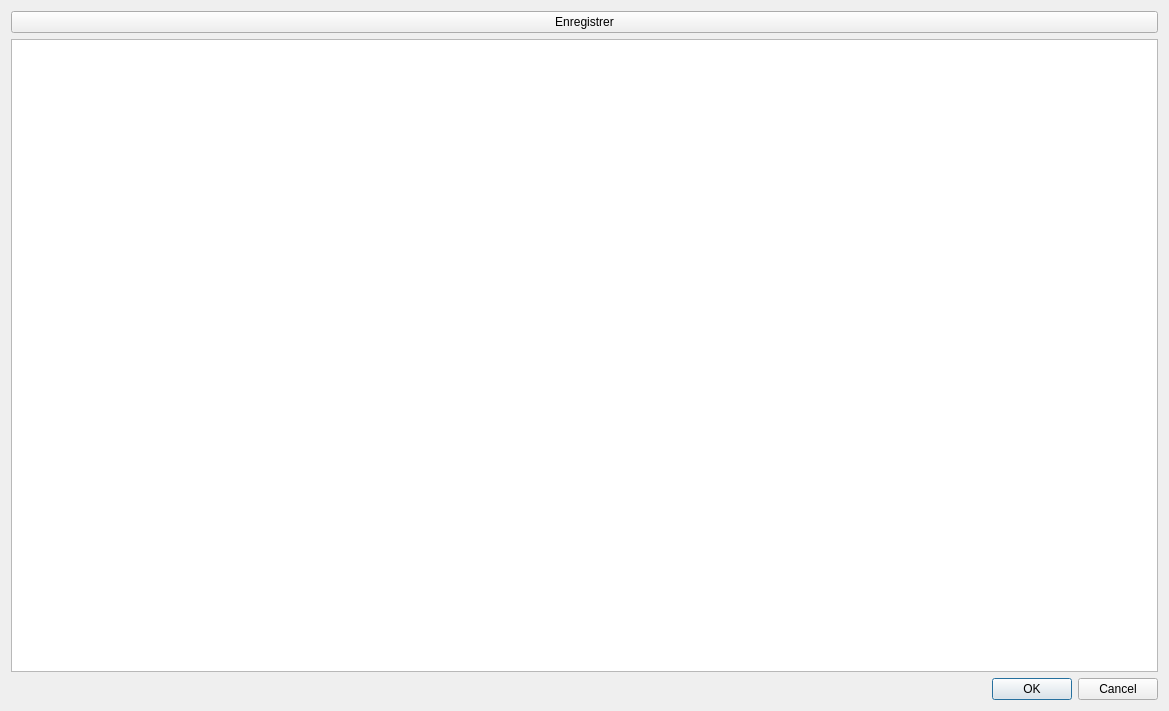
<?xml version="1.0" encoding="UTF-8"?>
<ui version="4.0">
 <class>DialogModifNomsArtistes</class>
 <widget class="QDialog" name="DialogModifNomsArtistes">
  <property name="geometry">
   <rect>
    <x>0</x>
    <y>0</y>
    <width>1169</width>
    <height>711</height>
   </rect>
  </property>
  <property name="windowTitle">
   <string>Modifier le om de tous les artistes</string>
  </property>
  <layout class="QVBoxLayout" name="verticalLayout">
   <item>
    <widget class="QPushButton" name="Enregistrer">
     <property name="text">
      <string>Enregistrer</string>
     </property>
    </widget>
   </item>
   <item>
    <widget class="QTableWidget" name="ListeArtistes">
     <property name="selectionMode">
      <enum>QAbstractItemView::MultiSelection</enum>
     </property>
     <property name="columnCount">
      <number>3</number>
     </property>
     <attribute name="horizontalHeaderVisible">
      <bool>false</bool>
     </attribute>
     <attribute name="horizontalHeaderStretchLastSection">
      <bool>true</bool>
     </attribute>
     <attribute name="verticalHeaderVisible">
      <bool>false</bool>
     </attribute>
     <attribute name="verticalHeaderStretchLastSection">
      <bool>true</bool>
     </attribute>
     <column/>
     <column/>
     <column/>
    </widget>
   </item>
   <item>
    <widget class="QDialogButtonBox" name="buttonBox">
     <property name="orientation">
      <enum>Qt::Horizontal</enum>
     </property>
     <property name="standardButtons">
      <set>QDialogButtonBox::Cancel|QDialogButtonBox::Ok</set>
     </property>
    </widget>
   </item>
  </layout>
 </widget>
 <resources/>
 <connections>
  <connection>
   <sender>buttonBox</sender>
   <signal>accepted()</signal>
   <receiver>DialogModifNomsArtistes</receiver>
   <slot>accept()</slot>
   <hints>
    <hint type="sourcelabel">
     <x>248</x>
     <y>254</y>
    </hint>
    <hint type="destinationlabel">
     <x>157</x>
     <y>274</y>
    </hint>
   </hints>
  </connection>
  <connection>
   <sender>buttonBox</sender>
   <signal>rejected()</signal>
   <receiver>DialogModifNomsArtistes</receiver>
   <slot>reject()</slot>
   <hints>
    <hint type="sourcelabel">
     <x>316</x>
     <y>260</y>
    </hint>
    <hint type="destinationlabel">
     <x>286</x>
     <y>274</y>
    </hint>
   </hints>
  </connection>
 </connections>
</ui>
